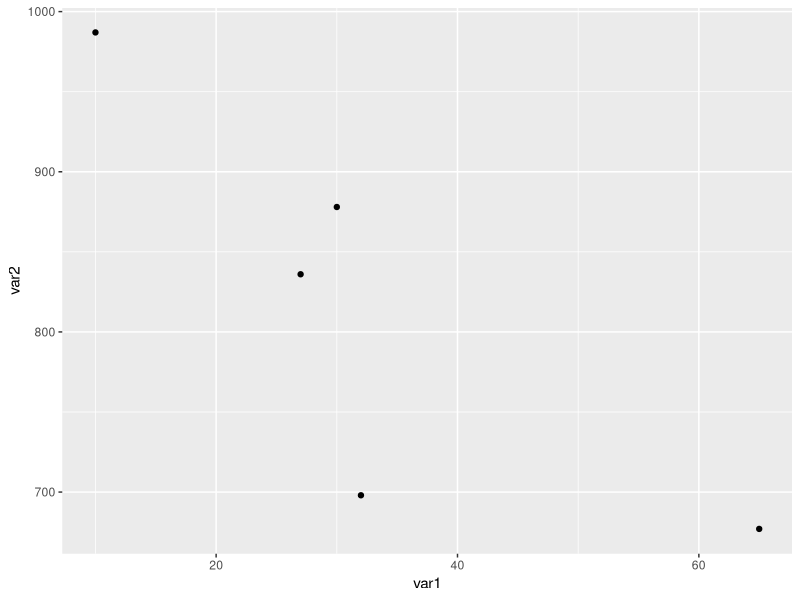
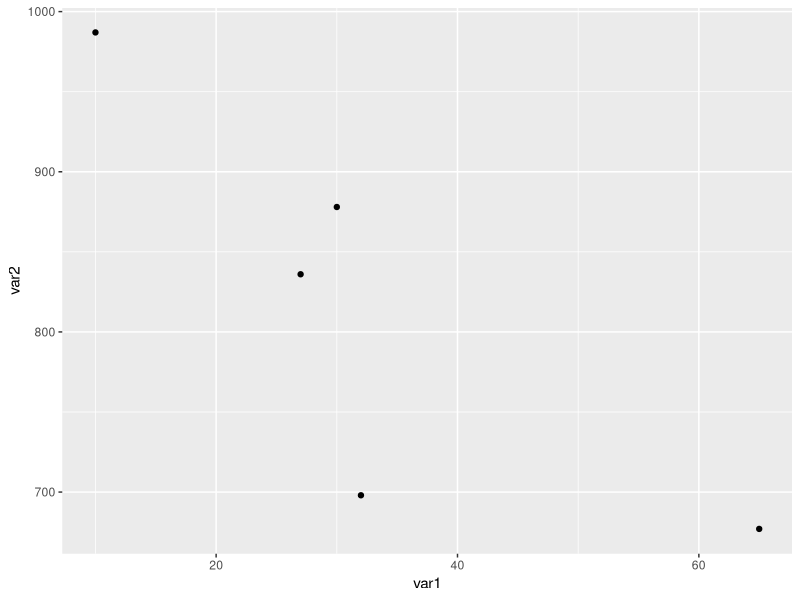
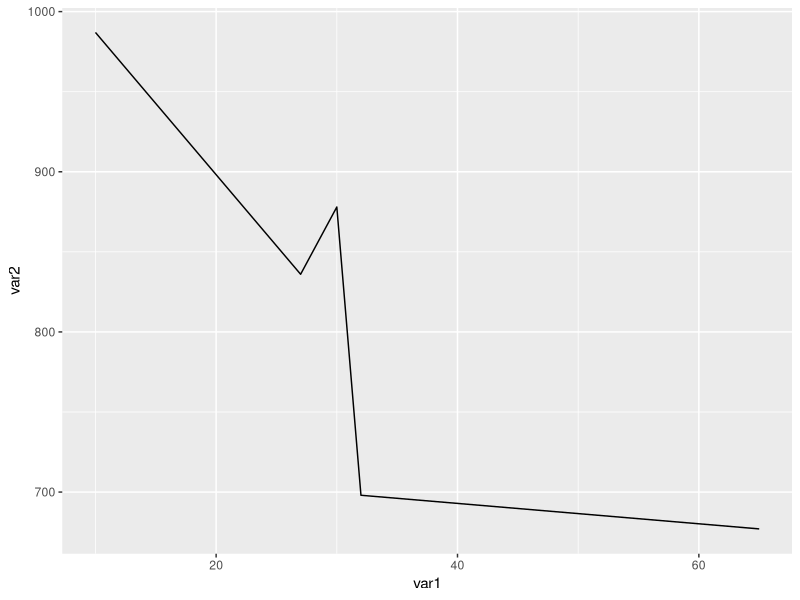
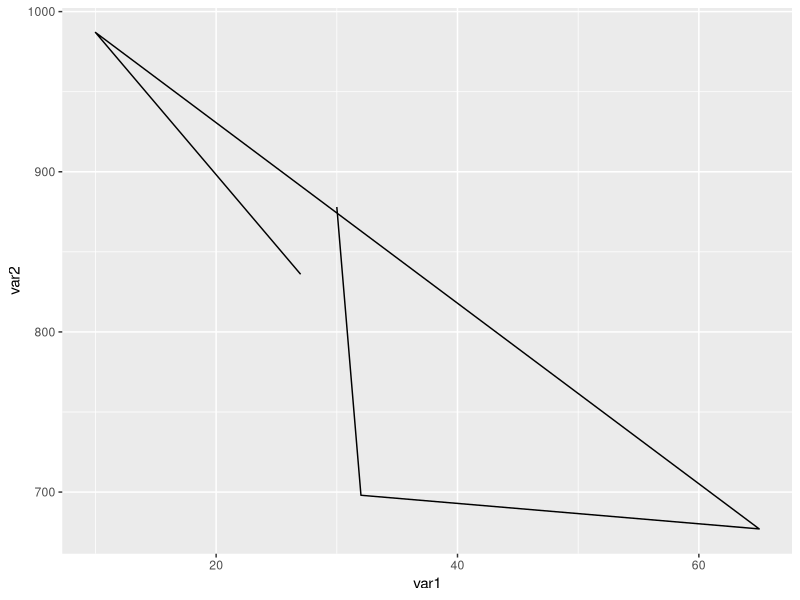
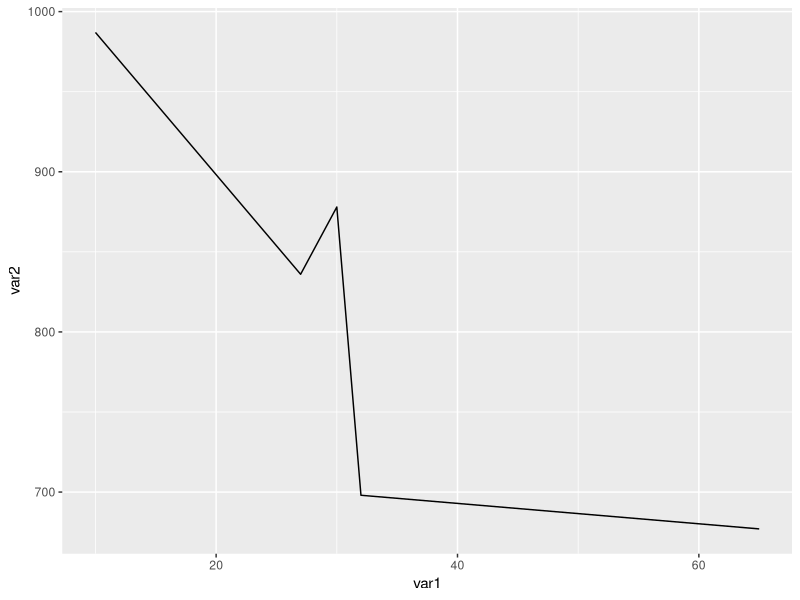
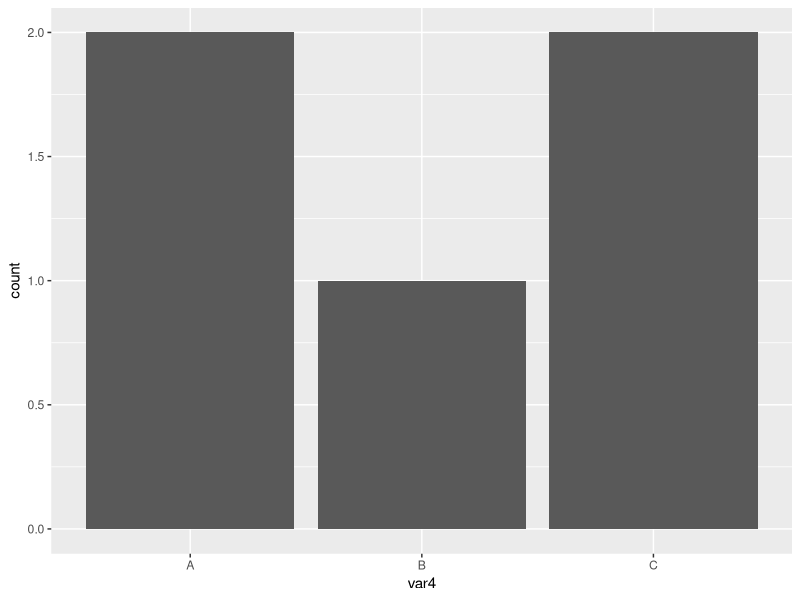
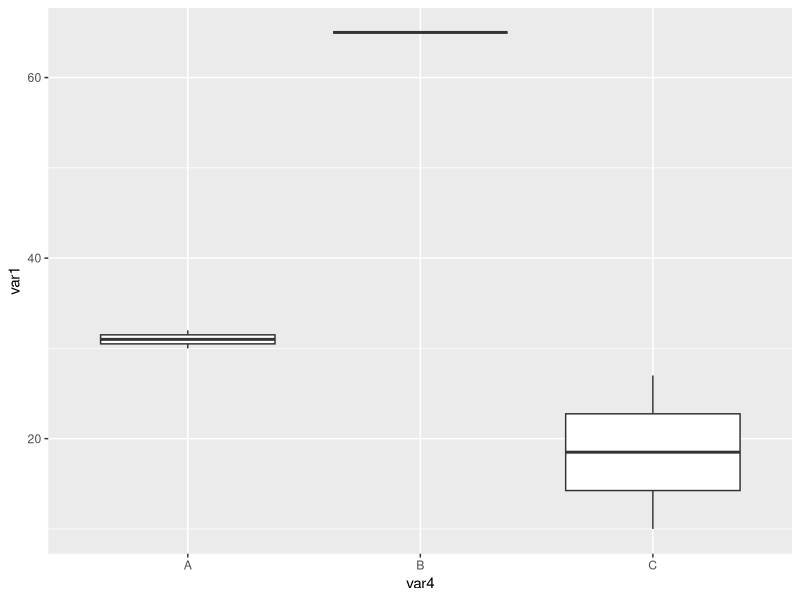
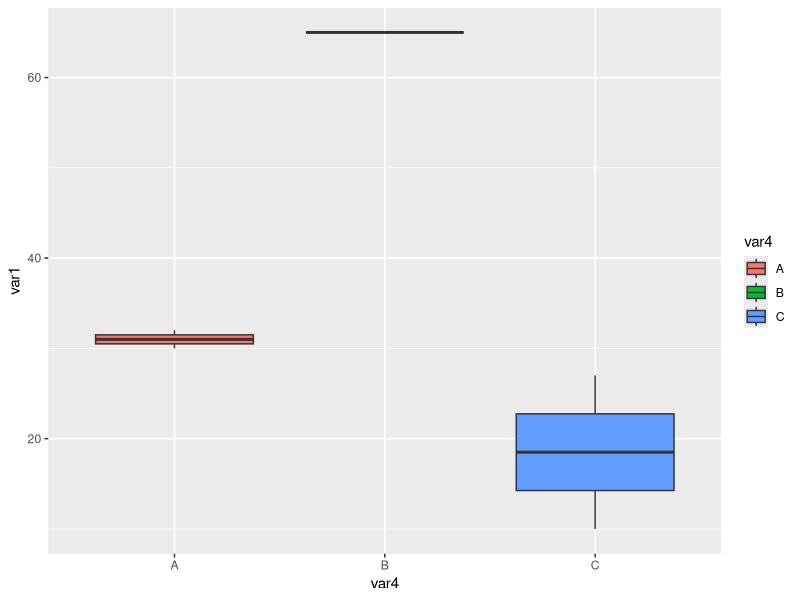

Generate these figures, in order, with R:
## ---- chunk 1
library(ggplot2)
## ---- chunk 2

df_wide <- data.frame(
  id = paste('p', 1:5, sep=''),
  var1 = sample(1:100, 5),
  var2 = sample(500:1000, 5),
  var3 = sample(1000:10000,5),
  var4 = c('A','A','B','C','C')
)

df_wide
## ---- chunk 3

ggplot(df_wide, aes(x=var1, y=var2)) + geom_point()

## ---- chunk 4

p <- ggplot(df_wide, aes(x=var1, y=var2))

## ---- chunk 5

p + geom_point()

## ---- chunk 6

p + geom_line()

## ---- chunk 7

df_wide

p + geom_path()

## ---- chunk 8

df2_wide2 <- df_wide[order(df_wide$var1,df_wide$var2),]
p <- ggplot(df2_wide2, aes(x=var1, y=var2))
p + geom_path()
## ---- chunk 9

p <- ggplot(df_wide, aes(var4)) 
p + geom_bar()

## ---- chunk 10

p <- ggplot(df_wide, aes(x=var4, y=var1)) 
p + geom_boxplot()
## ---- chunk 11

p + geom_boxplot(aes(fill=var4))

## ---- chunk 12

p <- ggplot(df_wide, aes(var4))
p + geom_bar(aes(fill=var4))

## ---- chunk 13

p <- ggplot(mtcars, aes(x=wt, y=mpg))
p + geom_point() +
  xlab('Miles per gallon') +
  ylab('Weight') +
  ggtitle('Car weight to fuel efficiency')

## ---- chunk 14

p + geom_point() + 
  labs(x='Miles per gallon', 
       y='Weight',
       title='Car weight to fuel efficiency')

## ---- chunk 15


# 1. set up the main mapping from data to x and y axes
p <- ggplot(mtcars, aes(x=mpg, y=wt))

# 2. set up a mapping with the color of points and the number of cylinders (needs to be treated as a factor not an numeric using factor())
p + geom_point(aes(colour=factor(cyl)))

## ---- chunk 16

# 3. add a fourth dimension for the displacement variable using point size
p + geom_point(aes(colour=factor(cyl), size=disp))

## ---- chunk 17

# 4. add in nicer labels for title, axes and legends

p + geom_point(aes(colour=factor(cyl), size=disp)) +
  ggtitle('Car relationship between weight and fuel efficency') +
  xlab('Car weight') +
  ylab('Miles per gallon') +
  ggtitle(aes(colour='Cylinders',
              size='Displacement'))

## ---- chunk 18

p <- ggplot(mtcars, aes(x=mpg, y=wt))

p + geom_point() + 
  # add a vertical line on the x axis for the mean miles per gallon
  geom_vline(aes(xintercept=mean(mpg)), linetype="dashed") +
  # add a horizontal line on the y axis for the mean weight
  geom_hline(aes(yintercept=mean(wt)), linetype="dotted")
               
## ---- chunk 19

# create a data frame of the mean weight and mpg by number of cylinders
# using the aggregate() function
mean_vals <- aggregate(cbind(wt,mpg) ~ cyl, mtcars, mean)
mean_vals

# draw lines at means
ggplot(mtcars, aes(x=mpg, y=wt, colour=factor(cyl))) +
    geom_point() +
    geom_hline(aes(yintercept=wt, colour=factor(cyl)), 
               mean_vals, linetype='dashed') +
    geom_vline(aes(xintercept=mpg, colour=factor(cyl)), 
               mean_vals, linetype='dotted')
## ---- chunk 20

# fit regression line
md <- lm(wt ~ mpg, mtcars)

# get intercept and slope
coef(md)[1]   # intercept
coef(md)[2]   # slope

p + geom_point() +
    geom_abline(intercept=coef(md)[1],
                slope=coef(md)[2])

## ---- chunk 21

p <- ggplot(mtcars, aes(x=mpg, y=wt)) 

p + geom_point() +
    geom_smooth(method='lm')    # lm for linear model

## ---- chunk 22

p <- ggplot(mtcars, aes(x=mpg, y=wt)) 

p + geom_point() +
    geom_smooth(method='lm', se=FALSE)    # lm for linear model

## ---- chunk 23

p <- ggplot(mtcars, aes(x=mpg, y=wt, colour=factor(cyl))) 

p + geom_point() +
    geom_smooth(method='lm', se=FALSE)    # lm for linear model

## ---- chunk 24

p <- ggplot(mtcars, aes(x=mpg, y=wt, colour=factor(cyl))) 

p + geom_point(aes(size=disp)) +
    geom_smooth(method='lm') +   
    geom_hline(aes(yintercept=wt, colour=factor(cyl)), 
               mean_vals, linetype='dashed') +
    geom_vline(aes(xintercept=mpg, colour=factor(cyl)), 
               mean_vals, linetype='dotted') +
  
    ggtitle('Car relationship between weight and fuel efficency') +
    xlab('Car weight') +
    ylab('Miles per gallon') +
    ggtitle(aes(colour='Cylinders',
                size='Displacement')) +

    theme_bw()
